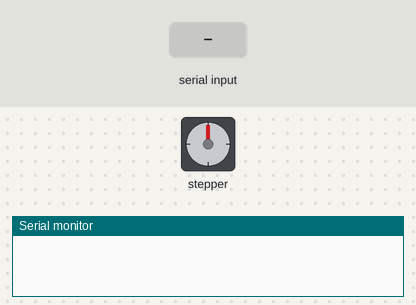
The sketch below on a simulated Arduino Uno, built with avr-gcc and run on an emulated ATmega328P. On the bench: stepper motor, the last lines printed to the serial monitor. The inputs (shaded band) are chosen by the test bench. Stepper angles assume 200 steps per turn.

Above: at 1.2 s.
1.3 s: "1" received over the second serial link
At 2.5 s:
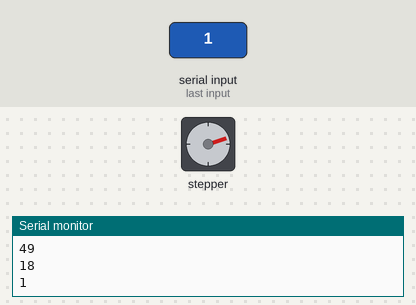
4.3 s: "2" received over the second serial link
At 4.45 s:
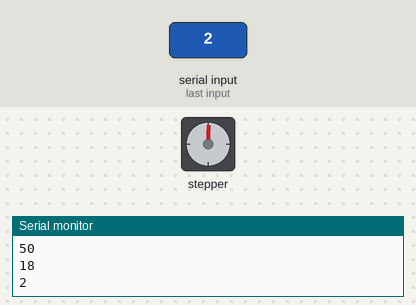
Timing chart, 0 to 10.4 s (numbered marks = the images above; inputs shaded):
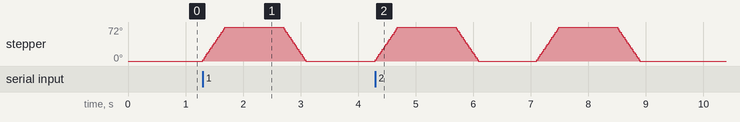

Measured:
- after the input at 1.3 s, stepper: turns 72° clockwise in 0.38 s, then 72° counter-clockwise in 0.38 s
- after the input at 4.3 s, stepper: turns 72° clockwise in 0.38 s, then 72° counter-clockwise in 0.38 s, then 72° clockwise in 0.38 s, then 72° counter-clockwise in 0.38 s

The sketch:

Stepper_BT.ino
```cpp
#include <SoftwareSerial.h>
#include <Stepper.h>
#define STEPS 200  //定義步進馬達每圈的步數

//steps:代表馬達轉完一圈需要多少步數。如果馬達上有標示每步的度數，
//將360除以這個角度，就可以得到所需要的步數(例如：360/3.6=100)。(int)

Stepper stepper(STEPS, 7, 6, 5, 4);

SoftwareSerial BT(10,11); // 10: Rx ---> connect to BT's Tx; 11: TX---> connect to BT's Rx


int value=0;
int angle=0;
int times=0;
void setup() {

  stepper.setSpeed(30);     // 將馬達的速度設定成140RPM 最大  150~160

  Serial.begin(9600);
  BT.begin(9600);


}

// the loop function runs over and over again forever
void loop() {


  if (BT.available()){
      value=BT.read();
      Serial.println(value);

      angle=round(value/16)*6;
      times=value%16;

      Serial.println(angle);
      Serial.println(times);
      steppermove(times,angle);
  }
}


void steppermove(int times,int angle){
   for (int i=0; i<times ; i++)
   {
       stepper.step(round(angle/1.8)*4);//正半圈
       delay(1000);
       stepper.step(-round(angle/1.8)*4);//反半圈
       delay(1000);
    }
}
```
